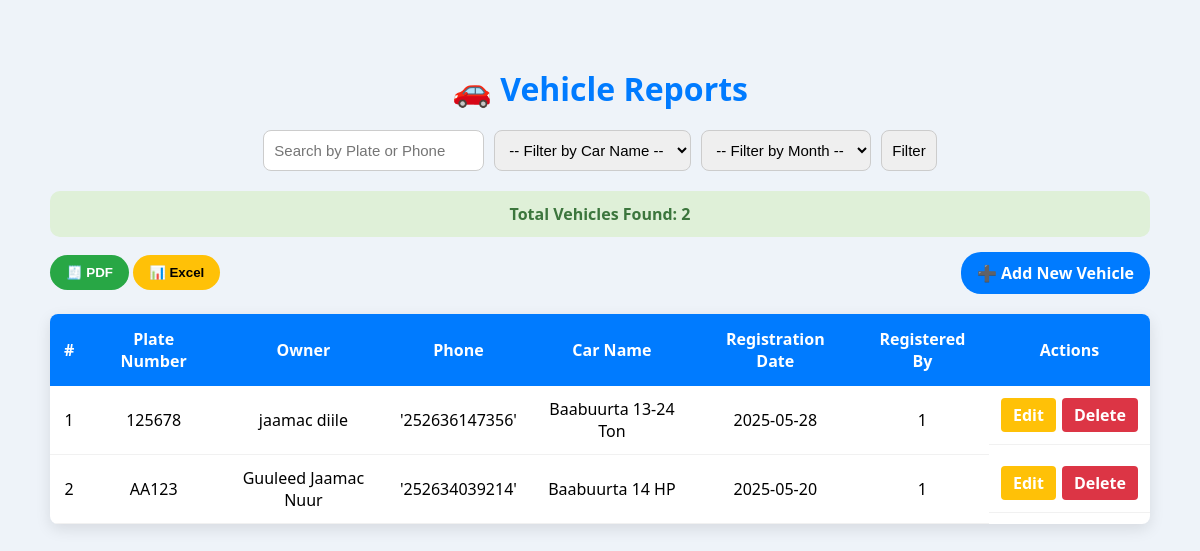
Screenshot of /dashboard/reports.php (signed in) with the database file from the repository.
### tables this page shows
CREATE TABLE `vehiclemanagement` (
  `id` int(11) NOT NULL,
  `platenumber` varchar(50) NOT NULL,
  `vehicletype` varchar(100) NOT NULL,
  `carname` varchar(100) DEFAULT NULL,
  `owner` varchar(100) NOT NULL,
  `registration_date` date NOT NULL,
  `created_at` timestamp NOT NULL DEFAULT current_timestamp(),
  `mother_name` varchar(100) DEFAULT NULL,
  `phone` varchar(20) DEFAULT NULL,
  `user_id` int(11) DEFAULT NULL,
  `model` varchar(100) DEFAULT NULL
);

### dashboard/reports.php (the view, shortened to what this page needs)
<?php
$conn = new mysqli("localhost", "root", "", "roadtaxsystem");
$search = isset($_GET['search']) ? $conn->real_escape_string($_GET['search']) : "";
$where = [];
$where_clause = count($where) ? "WHERE " . implode(" AND ", $where) : "";
$sql = "SELECT * FROM vehiclemanagement $where_clause ORDER BY id DESC";
$result = $conn->query($sql);
$total = $result->num_rows;
?>
<!DOCTYPE html>
<html>
<head>
</head>
<body>
<div class="main">
    <h2>🚗 Vehicle Reports</h2>
    <form class="filters" method="GET">
        <input type="text" name="search" placeholder="Search by Plate or Phone" value="<?= htmlspecialchars($search) ?>">
        <select name="carname">
            <option value="">-- Filter by Car Name --</option>
        </select>
        <select name="month">
            <option value="">-- Filter by Month --</option>
        </select>
        <input type="submit" value="Filter">
    </form>
    <div class="summary-box">
        Total Vehicles Found: <?= $total ?>
    </div>
    <div class="action-buttons">
        <div>
            <button class="btn pdf-btn" onclick="downloadPDF()">🧾 PDF</button>
            <button class="btn excel-btn" onclick="downloadExcel()">📊 Excel</button>
        </div>
        <a class="btn add-btn" href="form.php">➕ Add New Vehicle</a>
    </div>
   <table id="vehicleTable">
    <thead>
        <tr>
            <th>#</th>
            <th>Plate Number</th>
            <th>Owner</th>
            <th>Phone</th>
            <th>Car Name</th>
            <th>Registration Date</th>
            <th>Registered By</th>
            <th>Actions</th>
        </tr>
    </thead>
    <tbody>
        <?php $counter = 1; while ($row = $result->fetch_assoc()) : ?>
            <tr>
                <td><?= $counter++ ?></td>
                <td><?= htmlspecialchars($row['platenumber']) ?></td>
                <td><?= htmlspecialchars($row['owner']) ?></td>
                <td>'<?= htmlspecialchars($row['phone']) ?>'</td>
                <td><?= htmlspecialchars($row['carname']) ?></td>
                <td><?= htmlspecialchars($row['registration_date']) ?></td>
                <td><?= htmlspecialchars($row['user_id']) ?></td>
                <td class="actions-cell">
                    <a href="edit_vehicle.php?id=<?= $row['id'] ?>" class="edit-btn">Edit</a>
                    <a href="delete_vehicle.php?id=<?= $row['id'] ?>" class="delete-btn" onclick="return confirm('Are you sure you want to delete this vehicle?');">Delete</a>
                </td>
            </tr>
        <?php endwhile; ?>
    </tbody>
</table>
</div>
</body>
</html>

### dashboard/reports.php (style rules this page uses)
body { margin: 0; font-family: "Segoe UI", sans-serif; background-color: #eef3f9; }
.main { max-width: 1100px; margin: auto; padding: 40px 20px; }
h2 { text-align: center; font-size: 32px; color: #007bff; margin-bottom: 20px; }
.filters { display: flex; flex-wrap: wrap; gap: 10px; justify-content: center; margin-bottom: 20px; }
.filters input, .filters select { padding: 10px; border-radius: 8px; border: 1px solid #ccc; font-size: 15px; }
.action-buttons { display: flex; justify-content: space-between; align-items: center; margin-bottom: 20px; }
.btn { padding: 10px 16px; border-radius: 20px; font-weight: bold; border: none; cursor: pointer; text-decoration: none; color: white; }
.add-btn { background-color: #007bff; }
.pdf-btn { background-color: #28a745; }
.excel-btn { background-color: #ffc107; color: black; }
.summary-box { background: #dff0d8; padding: 12px 20px; border-radius: 10px; text-align: center; font-weight: bold; color: #3c763d; margin-bottom: 15px; }
table { width: 100%; border-collapse: collapse; background: #fff; border-radius: 8px; overflow: hidden; box-shadow: 0 5px 15px rgba(0,0,0,0.1); }
th { background-color: #007bff; color: white; padding: 14px; }
td { padding: 12px; text-align: center; border-bottom: 1px solid #f1f1f1; }
.actions-cell { display: flex; gap: 6px; justify-content: center; }
.edit-btn, .delete-btn { text-decoration: none; padding: 6px 12px; border-radius: 4px; font-weight: bold; color: white; }
.edit-btn { background-color: #ffc107; }
.delete-btn { background-color: #dc3545; }

### rows the page displays
vehiclemanagement: platenumber "125678", owner "jaamac diile", phone "252636147356", carname "Baabuurta 13-24 Ton", registration_date "2025-05-28", user "1"
vehiclemanagement: platenumber "AA123", owner "Guuleed Jaamac Nuur", phone "252634039214", carname "Baabuurta 14 HP", registration_date "2025-05-20", user "1"

### other values shown
$total "2"
